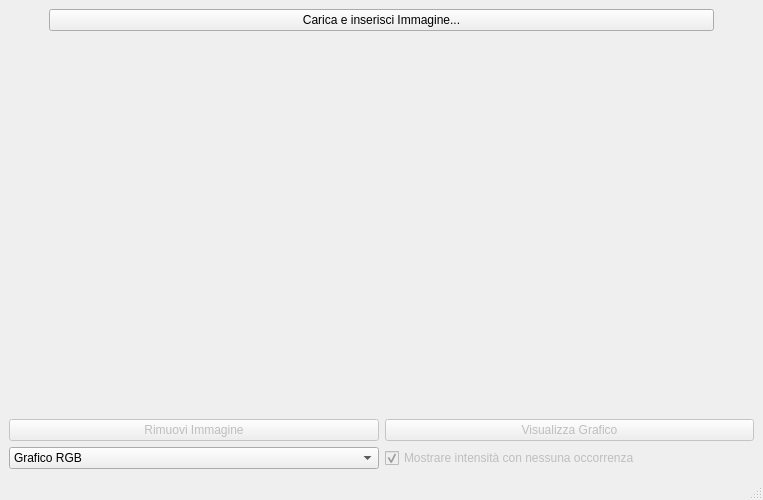
<?xml version="1.0" encoding="UTF-8"?>
<ui version="4.0">
 <class>MainWindow</class>
 <widget class="QMainWindow" name="MainWindow">
  <property name="geometry">
   <rect>
    <x>0</x>
    <y>0</y>
    <width>763</width>
    <height>500</height>
   </rect>
  </property>
  <property name="minimumSize">
   <size>
    <width>500</width>
    <height>500</height>
   </size>
  </property>
  <property name="windowTitle">
   <string>Progetto QT</string>
  </property>
  <widget class="QWidget" name="centralwidget">
   <layout class="QVBoxLayout" name="verticalLayout_3">
    <item>
     <layout class="QVBoxLayout" name="verticalLayout" stretch="1,10,1">
      <item>
       <layout class="QHBoxLayout" name="horizontalLayout">
        <property name="sizeConstraint">
         <enum>QLayout::SetDefaultConstraint</enum>
        </property>
        <item>
         <spacer name="horizontalSpacer">
          <property name="orientation">
           <enum>Qt::Horizontal</enum>
          </property>
          <property name="sizeType">
           <enum>QSizePolicy::Preferred</enum>
          </property>
          <property name="sizeHint" stdset="0">
           <size>
            <width>40</width>
            <height>20</height>
           </size>
          </property>
         </spacer>
        </item>
        <item>
         <widget class="QPushButton" name="InserisciIMG">
          <property name="text">
           <string>Carica e inserisci Immagine...</string>
          </property>
         </widget>
        </item>
        <item>
         <spacer name="horizontalSpacer_2">
          <property name="orientation">
           <enum>Qt::Horizontal</enum>
          </property>
          <property name="sizeType">
           <enum>QSizePolicy::Preferred</enum>
          </property>
          <property name="sizeHint" stdset="0">
           <size>
            <width>40</width>
            <height>20</height>
           </size>
          </property>
         </spacer>
        </item>
       </layout>
      </item>
      <item>
       <layout class="QGridLayout" name="gridLayout">
        <item row="0" column="0">
         <widget class="QLabel" name="label">
          <property name="text">
           <string/>
          </property>
         </widget>
        </item>
       </layout>
      </item>
      <item>
       <layout class="QGridLayout" name="gridLayout_2">
        <item row="0" column="0">
         <widget class="QPushButton" name="RimuoviIMG">
          <property name="enabled">
           <bool>false</bool>
          </property>
          <property name="text">
           <string>Rimuovi Immagine</string>
          </property>
         </widget>
        </item>
        <item row="0" column="2">
         <widget class="QPushButton" name="IstorgrmRGB">
          <property name="enabled">
           <bool>false</bool>
          </property>
          <property name="text">
           <string>Visualizza Grafico</string>
          </property>
         </widget>
        </item>
        <item row="1" column="0">
         <widget class="QComboBox" name="comboBox">
          <item>
           <property name="text">
            <string>Grafico RGB</string>
           </property>
          </item>
          <item>
           <property name="text">
            <string>Grafico R</string>
           </property>
          </item>
          <item>
           <property name="text">
            <string>Grafico G</string>
           </property>
          </item>
          <item>
           <property name="text">
            <string>Grafico B</string>
           </property>
          </item>
         </widget>
        </item>
        <item row="1" column="2">
         <widget class="QCheckBox" name="checkBox">
          <property name="enabled">
           <bool>false</bool>
          </property>
          <property name="text">
           <string>Mostrare intensità con nessuna occorrenza</string>
          </property>
          <property name="checked">
           <bool>true</bool>
          </property>
         </widget>
        </item>
       </layout>
      </item>
     </layout>
    </item>
   </layout>
  </widget>
  <widget class="QStatusBar" name="statusbar"/>
 </widget>
 <resources/>
 <connections/>
</ui>
